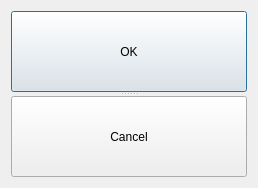
<?xml version="1.0" encoding="UTF-8"?>
<ui version="4.0">
 <class>Dialog</class>
 <widget class="QDialog" name="Dialog">
  <property name="geometry">
   <rect>
    <x>0</x>
    <y>0</y>
    <width>258</width>
    <height>188</height>
   </rect>
  </property>
  <property name="windowTitle">
   <string>Dialog</string>
  </property>
  <layout class="QVBoxLayout" name="verticalLayout">
   <item>
    <widget class="QSplitter" name="splitter">
     <property name="orientation">
      <enum>Qt::Vertical</enum>
     </property>
     <widget class="QPushButton" name="pushButton">
      <property name="text">
       <string>OK</string>
      </property>
     </widget>
     <widget class="QPushButton" name="pushButton_2">
      <property name="text">
       <string>Cancel</string>
      </property>
     </widget>
    </widget>
   </item>
  </layout>
 </widget>
 <resources/>
 <connections/>
</ui>
